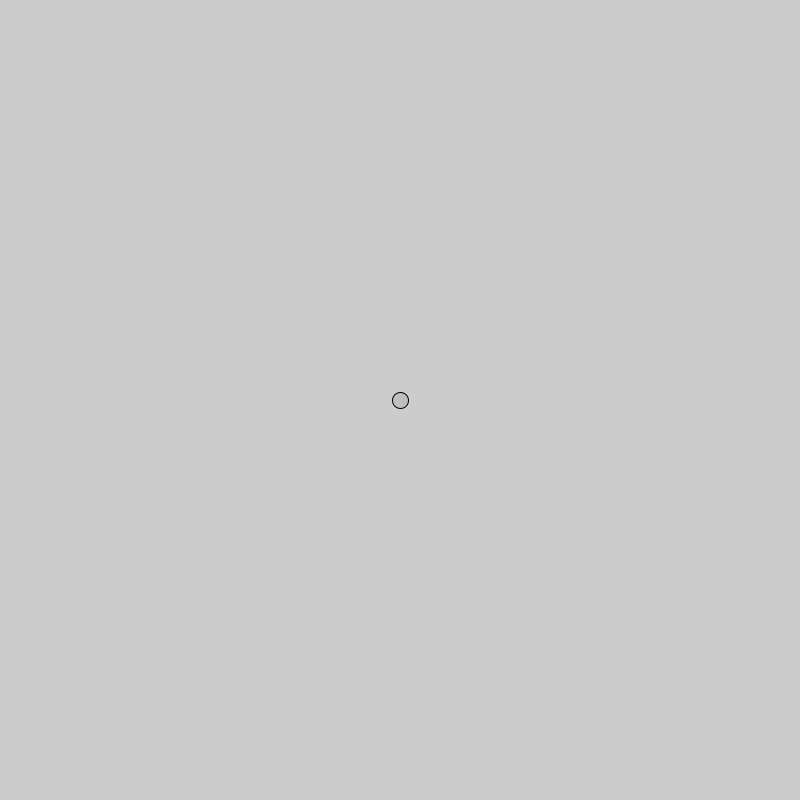
Frame 1 (no input)
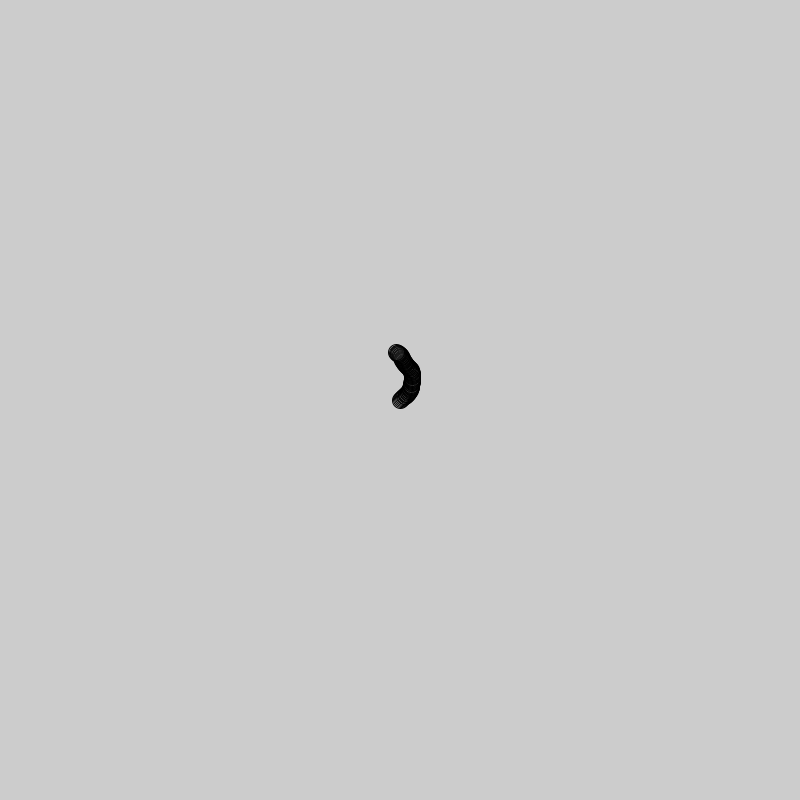
Frame 60 (the mouse pressed at the canvas centre just before this capture)
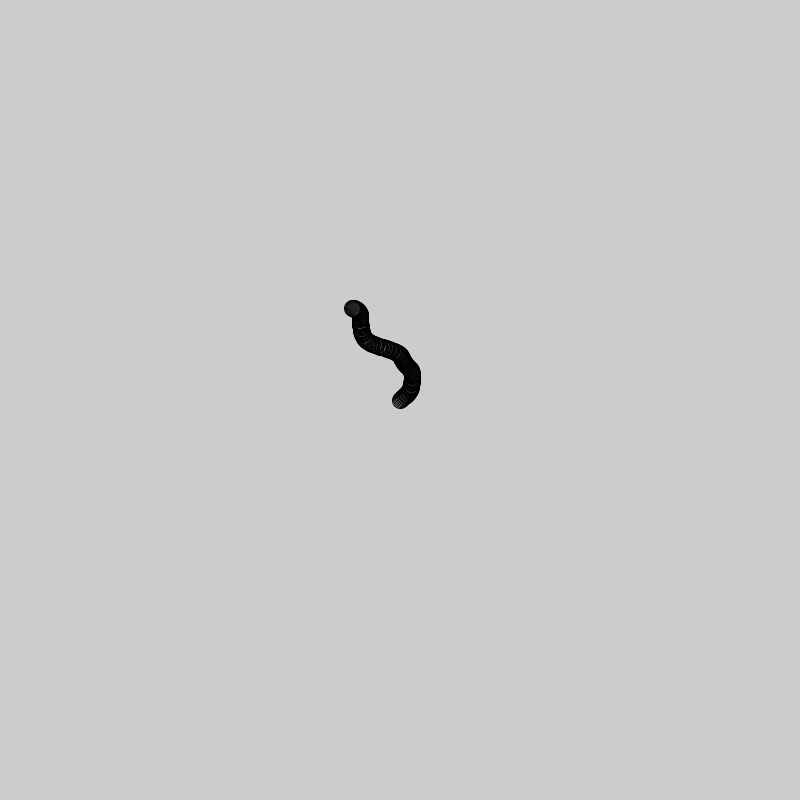
Frame 120 (the mouse held since frame 60 and released just before this capture)

The Processing sketch that drew these frames (run headless with seeded random() and noise(); from frame 60 on, the mouse is pressed at the canvas centre):

// Processing sketch: sketch_6_perlin_noise_walker
// ── sketch_6_perlin_noise_walker.pde
walker w;

void setup()
{
  size(800, 800);
  colorMode(HSB, 360, 0, 0);
  
  w = new walker();
}

void draw()
{
  w.display();
  w.step();
}

// ── walker_class.pde
class walker
{
  float x, y;
  float xoff, yoff;
  
  walker()
  {
    x = width/2;
    y = height/2;
    
    xoff = 0;
    yoff = 100;
  }
  
  void display()
  {
    fill(50, 20);
    circle(x, y, 16);
  }
  
  void step()
  {
    // NOISE BASED STEPS
    //x = map(noise(xoff), 0, 1, 0, width);
    //y = map(noise(yoff), 0, 1, 0, height);
    
    // NOISE BASED STEP SIZE
    x += map(noise(xoff), 0, 1, -5, 5);
    y += map(noise(yoff), 0, 1, -5, 5);
    
    xoff += 0.01;
    yoff += 0.01;
  }
}
